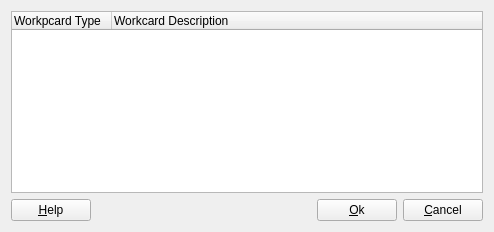
<?xml version="1.0" encoding="UTF-8"?>
<ui version="4.0">
 <class>WorkcardTypeDialog</class>
 <widget class="QDialog" name="WorkcardTypeDialog">
  <property name="geometry">
   <rect>
    <x>0</x>
    <y>0</y>
    <width>494</width>
    <height>232</height>
   </rect>
  </property>
  <property name="windowTitle">
   <string>Add/Change Workcard Type</string>
  </property>
  <property name="modal">
   <bool>true</bool>
  </property>
  <layout class="QGridLayout">
   <item row="1" column="1">
    <spacer name="Horizontal Spacing2">
     <property name="orientation">
      <enum>Qt::Horizontal</enum>
     </property>
     <property name="sizeType">
      <enum>QSizePolicy::Expanding</enum>
     </property>
     <property name="sizeHint" stdset="0">
      <size>
       <width>228</width>
       <height>20</height>
      </size>
     </property>
    </spacer>
   </item>
   <item row="1" column="0">
    <widget class="QPushButton" name="helpButton_">
     <property name="text">
      <string>&amp;Help</string>
     </property>
     <property name="shortcut">
      <string>Alt+H</string>
     </property>
     <property name="autoDefault">
      <bool>false</bool>
     </property>
    </widget>
   </item>
   <item row="1" column="3">
    <widget class="QPushButton" name="cancelButton_">
     <property name="text">
      <string>&amp;Cancel</string>
     </property>
     <property name="shortcut">
      <string>Alt+C</string>
     </property>
     <property name="autoDefault">
      <bool>false</bool>
     </property>
    </widget>
   </item>
   <item row="1" column="2">
    <widget class="QPushButton" name="okButton_">
     <property name="text">
      <string>&amp;Ok</string>
     </property>
     <property name="shortcut">
      <string>Alt+O</string>
     </property>
     <property name="autoDefault">
      <bool>false</bool>
     </property>
    </widget>
   </item>
   <item row="0" column="0" colspan="4">
    <widget class="QTreeWidget" name="workcardTypeListView_">
     <property name="styleSheet">
      <string notr="true">QTreeWidget::branch{image:none;}</string>
     </property>
     <property name="rootIsDecorated">
      <bool>false</bool>
     </property>
     <column>
      <property name="text">
       <string>Workpcard Type</string>
      </property>
     </column>
     <column>
      <property name="text">
       <string>Workcard Description</string>
      </property>
     </column>
    </widget>
   </item>
  </layout>
 </widget>
 <layoutdefault spacing="6" margin="11"/>
 <pixmapfunction>qPixmapFromMimeSource</pixmapfunction>
 <tabstops>
  <tabstop>workcardTypeListView_</tabstop>
  <tabstop>helpButton_</tabstop>
  <tabstop>okButton_</tabstop>
  <tabstop>cancelButton_</tabstop>
 </tabstops>
 <resources/>
 <connections>
  <connection>
   <sender>helpButton_</sender>
   <signal>clicked()</signal>
   <receiver>WorkcardTypeDialog</receiver>
   <slot>help()</slot>
   <hints>
    <hint type="sourcelabel">
     <x>20</x>
     <y>20</y>
    </hint>
    <hint type="destinationlabel">
     <x>20</x>
     <y>20</y>
    </hint>
   </hints>
  </connection>
  <connection>
   <sender>cancelButton_</sender>
   <signal>clicked()</signal>
   <receiver>WorkcardTypeDialog</receiver>
   <slot>reject()</slot>
   <hints>
    <hint type="sourcelabel">
     <x>20</x>
     <y>20</y>
    </hint>
    <hint type="destinationlabel">
     <x>20</x>
     <y>20</y>
    </hint>
   </hints>
  </connection>
  <connection>
   <sender>okButton_</sender>
   <signal>clicked()</signal>
   <receiver>WorkcardTypeDialog</receiver>
   <slot>accept()</slot>
   <hints>
    <hint type="sourcelabel">
     <x>20</x>
     <y>20</y>
    </hint>
    <hint type="destinationlabel">
     <x>20</x>
     <y>20</y>
    </hint>
   </hints>
  </connection>
 </connections>
</ui>
